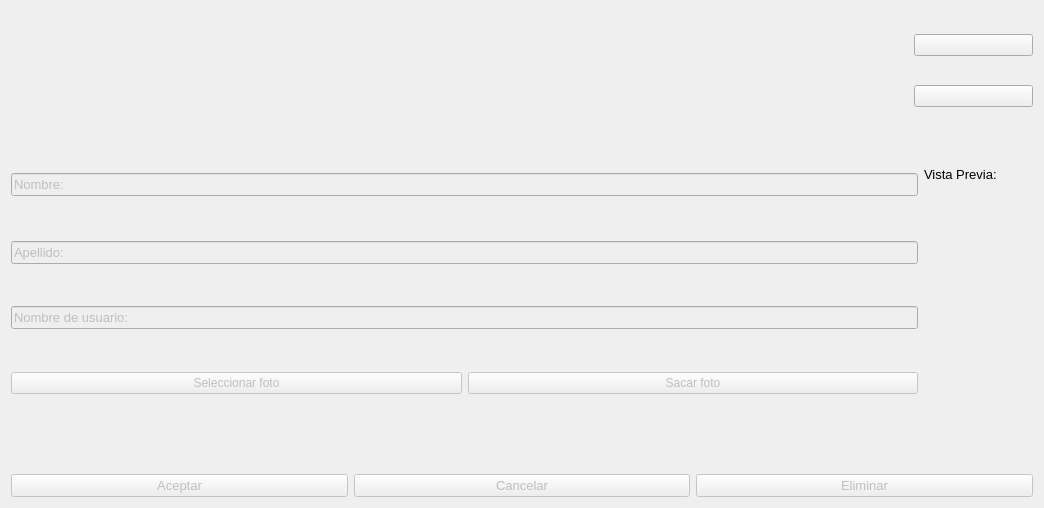
<?xml version="1.0" encoding="UTF-8"?>
<ui version="4.0">
 <class>Usuarioconfig</class>
 <widget class="QDialog" name="Usuarioconfig">
  <property name="geometry">
   <rect>
    <x>0</x>
    <y>0</y>
    <width>1044</width>
    <height>508</height>
   </rect>
  </property>
  <property name="windowTitle">
   <string>Usuario</string>
  </property>
  <layout class="QGridLayout" name="gridLayout_2">
   <item row="0" column="0">
    <layout class="QGridLayout" name="gridLayout_4">
     <item row="0" column="0">
      <layout class="QHBoxLayout" name="horizontalLayout">
       <item>
        <widget class="QPushButton" name="PB_USR1">
         <property name="enabled">
          <bool>false</bool>
         </property>
         <property name="minimumSize">
          <size>
           <width>100</width>
           <height>120</height>
          </size>
         </property>
         <property name="maximumSize">
          <size>
           <width>16777215</width>
           <height>16777215</height>
          </size>
         </property>
         <property name="text">
          <string/>
         </property>
         <property name="icon">
          <iconset resource="images.qrc">
           <normaloff>:/new/iconos/usuario_no_ok.png</normaloff>:/new/iconos/usuario_no_ok.png</iconset>
         </property>
         <property name="iconSize">
          <size>
           <width>70</width>
           <height>90</height>
          </size>
         </property>
         <property name="flat">
          <bool>true</bool>
         </property>
        </widget>
       </item>
       <item>
        <spacer name="horizontalSpacer">
         <property name="orientation">
          <enum>Qt::Horizontal</enum>
         </property>
         <property name="sizeType">
          <enum>QSizePolicy::Maximum</enum>
         </property>
         <property name="sizeHint" stdset="0">
          <size>
           <width>5</width>
           <height>5</height>
          </size>
         </property>
        </spacer>
       </item>
       <item>
        <widget class="QPushButton" name="PB_USR2">
         <property name="enabled">
          <bool>false</bool>
         </property>
         <property name="minimumSize">
          <size>
           <width>100</width>
           <height>120</height>
          </size>
         </property>
         <property name="maximumSize">
          <size>
           <width>16777215</width>
           <height>16777215</height>
          </size>
         </property>
         <property name="text">
          <string/>
         </property>
         <property name="icon">
          <iconset resource="images.qrc">
           <normaloff>:/new/iconos/usuario_no_ok.png</normaloff>:/new/iconos/usuario_no_ok.png</iconset>
         </property>
         <property name="iconSize">
          <size>
           <width>70</width>
           <height>90</height>
          </size>
         </property>
         <property name="flat">
          <bool>true</bool>
         </property>
        </widget>
       </item>
       <item>
        <spacer name="horizontalSpacer_2">
         <property name="orientation">
          <enum>Qt::Horizontal</enum>
         </property>
         <property name="sizeType">
          <enum>QSizePolicy::Maximum</enum>
         </property>
         <property name="sizeHint" stdset="0">
          <size>
           <width>5</width>
           <height>5</height>
          </size>
         </property>
        </spacer>
       </item>
       <item>
        <widget class="QPushButton" name="PB_USR3">
         <property name="enabled">
          <bool>false</bool>
         </property>
         <property name="sizePolicy">
          <sizepolicy hsizetype="Preferred" vsizetype="Preferred">
           <horstretch>0</horstretch>
           <verstretch>0</verstretch>
          </sizepolicy>
         </property>
         <property name="minimumSize">
          <size>
           <width>100</width>
           <height>120</height>
          </size>
         </property>
         <property name="maximumSize">
          <size>
           <width>16777215</width>
           <height>16777215</height>
          </size>
         </property>
         <property name="sizeIncrement">
          <size>
           <width>0</width>
           <height>0</height>
          </size>
         </property>
         <property name="baseSize">
          <size>
           <width>0</width>
           <height>0</height>
          </size>
         </property>
         <property name="cursor">
          <cursorShape>ArrowCursor</cursorShape>
         </property>
         <property name="text">
          <string/>
         </property>
         <property name="icon">
          <iconset resource="images.qrc">
           <normaloff>:/new/iconos/usuario_no_ok.png</normaloff>:/new/iconos/usuario_no_ok.png</iconset>
         </property>
         <property name="iconSize">
          <size>
           <width>70</width>
           <height>90</height>
          </size>
         </property>
         <property name="autoDefault">
          <bool>true</bool>
         </property>
         <property name="flat">
          <bool>true</bool>
         </property>
        </widget>
       </item>
       <item>
        <spacer name="horizontalSpacer_3">
         <property name="orientation">
          <enum>Qt::Horizontal</enum>
         </property>
         <property name="sizeType">
          <enum>QSizePolicy::Maximum</enum>
         </property>
         <property name="sizeHint" stdset="0">
          <size>
           <width>5</width>
           <height>5</height>
          </size>
         </property>
        </spacer>
       </item>
       <item>
        <widget class="QPushButton" name="PB_USR4">
         <property name="enabled">
          <bool>false</bool>
         </property>
         <property name="minimumSize">
          <size>
           <width>100</width>
           <height>120</height>
          </size>
         </property>
         <property name="maximumSize">
          <size>
           <width>16777215</width>
           <height>16777215</height>
          </size>
         </property>
         <property name="text">
          <string/>
         </property>
         <property name="icon">
          <iconset resource="images.qrc">
           <normaloff>:/new/iconos/usuario_no_ok.png</normaloff>:/new/iconos/usuario_no_ok.png</iconset>
         </property>
         <property name="iconSize">
          <size>
           <width>70</width>
           <height>90</height>
          </size>
         </property>
         <property name="flat">
          <bool>true</bool>
         </property>
        </widget>
       </item>
       <item>
        <spacer name="horizontalSpacer_4">
         <property name="orientation">
          <enum>Qt::Horizontal</enum>
         </property>
         <property name="sizeType">
          <enum>QSizePolicy::Maximum</enum>
         </property>
         <property name="sizeHint" stdset="0">
          <size>
           <width>5</width>
           <height>5</height>
          </size>
         </property>
        </spacer>
       </item>
       <item>
        <widget class="QPushButton" name="PB_USR5">
         <property name="enabled">
          <bool>false</bool>
         </property>
         <property name="minimumSize">
          <size>
           <width>100</width>
           <height>120</height>
          </size>
         </property>
         <property name="maximumSize">
          <size>
           <width>16777215</width>
           <height>16777215</height>
          </size>
         </property>
         <property name="text">
          <string/>
         </property>
         <property name="icon">
          <iconset resource="images.qrc">
           <normaloff>:/new/iconos/usuario_no_ok.png</normaloff>:/new/iconos/usuario_no_ok.png</iconset>
         </property>
         <property name="iconSize">
          <size>
           <width>70</width>
           <height>90</height>
          </size>
         </property>
         <property name="flat">
          <bool>true</bool>
         </property>
        </widget>
       </item>
       <item>
        <spacer name="horizontalSpacer_5">
         <property name="orientation">
          <enum>Qt::Horizontal</enum>
         </property>
         <property name="sizeType">
          <enum>QSizePolicy::Maximum</enum>
         </property>
         <property name="sizeHint" stdset="0">
          <size>
           <width>5</width>
           <height>5</height>
          </size>
         </property>
        </spacer>
       </item>
       <item>
        <widget class="QPushButton" name="PB_USR6">
         <property name="enabled">
          <bool>false</bool>
         </property>
         <property name="minimumSize">
          <size>
           <width>100</width>
           <height>120</height>
          </size>
         </property>
         <property name="maximumSize">
          <size>
           <width>16777215</width>
           <height>16777215</height>
          </size>
         </property>
         <property name="text">
          <string/>
         </property>
         <property name="icon">
          <iconset resource="images.qrc">
           <normaloff>:/new/iconos/usuario_no_ok.png</normaloff>:/new/iconos/usuario_no_ok.png</iconset>
         </property>
         <property name="iconSize">
          <size>
           <width>70</width>
           <height>90</height>
          </size>
         </property>
         <property name="flat">
          <bool>true</bool>
         </property>
        </widget>
       </item>
       <item>
        <spacer name="horizontalSpacer_6">
         <property name="orientation">
          <enum>Qt::Horizontal</enum>
         </property>
         <property name="sizeType">
          <enum>QSizePolicy::Maximum</enum>
         </property>
         <property name="sizeHint" stdset="0">
          <size>
           <width>5</width>
           <height>5</height>
          </size>
         </property>
        </spacer>
       </item>
       <item>
        <widget class="QPushButton" name="PB_USR_ADD">
         <property name="minimumSize">
          <size>
           <width>100</width>
           <height>120</height>
          </size>
         </property>
         <property name="text">
          <string/>
         </property>
         <property name="icon">
          <iconset resource="images.qrc">
           <normaloff>:/new/iconos/usuario_add.png</normaloff>:/new/iconos/usuario_add.png</iconset>
         </property>
         <property name="iconSize">
          <size>
           <width>70</width>
           <height>90</height>
          </size>
         </property>
         <property name="flat">
          <bool>true</bool>
         </property>
        </widget>
       </item>
       <item>
        <layout class="QVBoxLayout" name="verticalLayout">
         <item>
          <widget class="QPushButton" name="PB_Siguiente">
           <property name="text">
            <string/>
           </property>
           <property name="icon">
            <iconset resource="images.qrc">
             <normaloff>:/new/iconos/SIGUIENTE.png</normaloff>:/new/iconos/SIGUIENTE.png</iconset>
           </property>
           <property name="iconSize">
            <size>
             <width>30</width>
             <height>30</height>
            </size>
           </property>
          </widget>
         </item>
         <item>
          <widget class="QPushButton" name="PB_Anterior">
           <property name="text">
            <string/>
           </property>
           <property name="icon">
            <iconset resource="images.qrc">
             <normaloff>:/new/iconos/ANTERIOR.png</normaloff>:/new/iconos/ANTERIOR.png</iconset>
           </property>
           <property name="iconSize">
            <size>
             <width>30</width>
             <height>30</height>
            </size>
           </property>
           <property name="flat">
            <bool>false</bool>
           </property>
          </widget>
         </item>
        </layout>
       </item>
      </layout>
     </item>
     <item row="1" column="0">
      <layout class="QGridLayout" name="gridLayout">
       <item row="1" column="0">
        <widget class="MyLineEdit" name="lineEdit_Apellido">
         <property name="enabled">
          <bool>false</bool>
         </property>
         <property name="font">
          <font>
           <pointsize>10</pointsize>
           <italic>false</italic>
          </font>
         </property>
         <property name="text">
          <string>Apellido:</string>
         </property>
        </widget>
       </item>
       <item row="0" column="0">
        <widget class="MyLineEdit" name="lineEdit_Nombre">
         <property name="enabled">
          <bool>false</bool>
         </property>
         <property name="font">
          <font>
           <family>MS Shell Dlg 2</family>
           <pointsize>10</pointsize>
           <italic>false</italic>
          </font>
         </property>
         <property name="tabletTracking">
          <bool>true</bool>
         </property>
         <property name="focusPolicy">
          <enum>Qt::StrongFocus</enum>
         </property>
         <property name="text">
          <string>Nombre:</string>
         </property>
         <property name="maxLength">
          <number>50</number>
         </property>
         <property name="clearButtonEnabled">
          <bool>false</bool>
         </property>
        </widget>
       </item>
       <item row="3" column="0">
        <layout class="QHBoxLayout" name="horizontalLayout_2">
         <item>
          <widget class="QPushButton" name="PB_SelecFoto">
           <property name="enabled">
            <bool>false</bool>
           </property>
           <property name="text">
            <string>Seleccionar foto</string>
           </property>
          </widget>
         </item>
         <item>
          <widget class="QPushButton" name="PB_SacarFoto">
           <property name="enabled">
            <bool>false</bool>
           </property>
           <property name="text">
            <string>Sacar foto</string>
           </property>
          </widget>
         </item>
        </layout>
       </item>
       <item row="2" column="0">
        <widget class="MyLineEdit" name="lineEdit_Username">
         <property name="enabled">
          <bool>false</bool>
         </property>
         <property name="font">
          <font>
           <pointsize>10</pointsize>
          </font>
         </property>
         <property name="autoFillBackground">
          <bool>false</bool>
         </property>
         <property name="text">
          <string>Nombre de usuario:</string>
         </property>
         <property name="maxLength">
          <number>50</number>
         </property>
        </widget>
       </item>
       <item row="0" column="1" rowspan="4">
        <layout class="QVBoxLayout" name="verticalLayout_2">
         <property name="leftMargin">
          <number>0</number>
         </property>
         <property name="topMargin">
          <number>0</number>
         </property>
         <property name="rightMargin">
          <number>9</number>
         </property>
         <property name="bottomMargin">
          <number>0</number>
         </property>
         <item>
          <widget class="QLabel" name="label_VistaPrevia">
           <property name="enabled">
            <bool>true</bool>
           </property>
           <property name="sizePolicy">
            <sizepolicy hsizetype="Minimum" vsizetype="Minimum">
             <horstretch>0</horstretch>
             <verstretch>0</verstretch>
            </sizepolicy>
           </property>
           <property name="maximumSize">
            <size>
             <width>80</width>
             <height>80</height>
            </size>
           </property>
           <property name="font">
            <font>
             <pointsize>10</pointsize>
            </font>
           </property>
           <property name="text">
            <string>Vista Previa:</string>
           </property>
           <property name="alignment">
            <set>Qt::AlignLeading|Qt::AlignLeft|Qt::AlignTop</set>
           </property>
          </widget>
         </item>
         <item>
          <widget class="QPushButton" name="PB_VistaPrevia">
           <property name="enabled">
            <bool>true</bool>
           </property>
           <property name="minimumSize">
            <size>
             <width>100</width>
             <height>120</height>
            </size>
           </property>
           <property name="maximumSize">
            <size>
             <width>150</width>
             <height>170</height>
            </size>
           </property>
           <property name="text">
            <string/>
           </property>
           <property name="iconSize">
            <size>
             <width>150</width>
             <height>170</height>
            </size>
           </property>
           <property name="checkable">
            <bool>false</bool>
           </property>
           <property name="checked">
            <bool>false</bool>
           </property>
           <property name="flat">
            <bool>true</bool>
           </property>
          </widget>
         </item>
        </layout>
       </item>
       <item row="4" column="0">
        <spacer name="verticalSpacer">
         <property name="orientation">
          <enum>Qt::Vertical</enum>
         </property>
         <property name="sizeType">
          <enum>QSizePolicy::Minimum</enum>
         </property>
         <property name="sizeHint" stdset="0">
          <size>
           <width>20</width>
           <height>40</height>
          </size>
         </property>
        </spacer>
       </item>
      </layout>
     </item>
     <item row="2" column="0">
      <layout class="QGridLayout" name="gridLayout_3">
       <property name="topMargin">
        <number>0</number>
       </property>
       <property name="rightMargin">
        <number>0</number>
       </property>
       <property name="bottomMargin">
        <number>0</number>
       </property>
       <property name="spacing">
        <number>6</number>
       </property>
       <item row="0" column="0">
        <widget class="QPushButton" name="PB_Aceptar">
         <property name="enabled">
          <bool>false</bool>
         </property>
         <property name="font">
          <font>
           <pointsize>10</pointsize>
          </font>
         </property>
         <property name="text">
          <string>Aceptar</string>
         </property>
        </widget>
       </item>
       <item row="0" column="1">
        <widget class="QPushButton" name="PB_Cancelar">
         <property name="enabled">
          <bool>false</bool>
         </property>
         <property name="font">
          <font>
           <pointsize>10</pointsize>
          </font>
         </property>
         <property name="text">
          <string>Cancelar</string>
         </property>
        </widget>
       </item>
       <item row="0" column="2">
        <widget class="QPushButton" name="PB_Eliminar">
         <property name="enabled">
          <bool>false</bool>
         </property>
         <property name="font">
          <font>
           <pointsize>10</pointsize>
          </font>
         </property>
         <property name="text">
          <string>Eliminar</string>
         </property>
        </widget>
       </item>
      </layout>
     </item>
    </layout>
   </item>
  </layout>
 </widget>
 <layoutdefault spacing="6" margin="11"/>
 <customwidgets>
  <customwidget>
   <class>MyLineEdit</class>
   <extends>QLineEdit</extends>
   <header location="global">mylineedit.h</header>
  </customwidget>
 </customwidgets>
 <tabstops>
  <tabstop>PB_USR_ADD</tabstop>
  <tabstop>lineEdit_Nombre</tabstop>
  <tabstop>lineEdit_Apellido</tabstop>
  <tabstop>lineEdit_Username</tabstop>
  <tabstop>PB_Aceptar</tabstop>
  <tabstop>PB_Cancelar</tabstop>
  <tabstop>PB_Eliminar</tabstop>
  <tabstop>PB_Siguiente</tabstop>
  <tabstop>PB_Anterior</tabstop>
  <tabstop>PB_USR1</tabstop>
  <tabstop>PB_VistaPrevia</tabstop>
  <tabstop>PB_USR4</tabstop>
  <tabstop>PB_USR3</tabstop>
  <tabstop>PB_USR5</tabstop>
  <tabstop>PB_USR2</tabstop>
  <tabstop>PB_USR6</tabstop>
 </tabstops>
 <resources>
  <include location="images.qrc"/>
 </resources>
 <connections/>
</ui>
